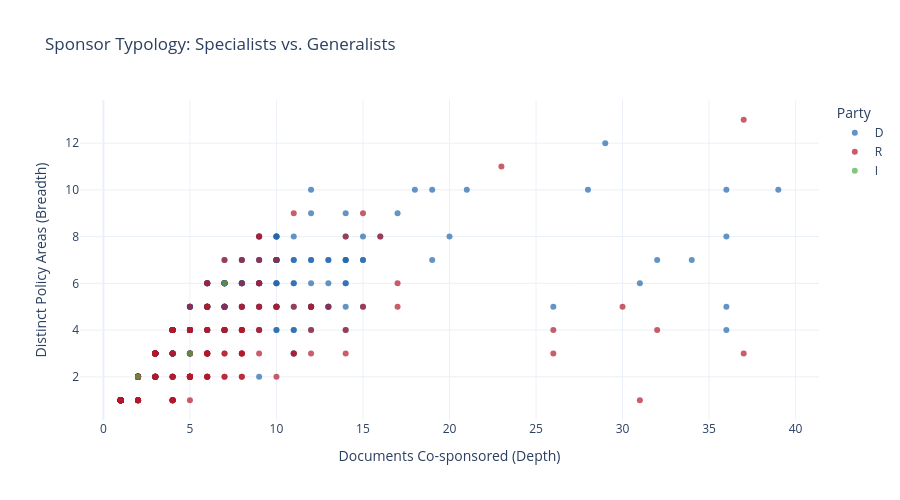

The code cell stored with this chart in its notebook:
### Markdown cell above
## 1.2 Policy Breadth vs. Depth

For each cosponsor, count:
- **Breadth**: number of distinct policy areas they cosponsor in
- **Depth**: total number of documents they cosponsor

Sponsors in the upper-right are **generalist high-volume** actors. Lower-right are **specialist high-volume** (many bills, few areas). Upper-left are **generalist low-volume** (few bills, surprisingly diverse).

### Code cell
# Merge cosponsor records with document policy areas
cosp_with_policy = cosp_df.merge(
    docs_df[["AGORA ID", "Policy_Area"]], on="AGORA ID", how="left"
)

# Breadth and depth per sponsor
breadth_depth = cosp_with_policy.groupby("Cosponsor_BioguideId").agg(
    depth=("AGORA ID", "nunique"),
    breadth=("Policy_Area", "nunique"),
    party=("Cosponsor_Party", "first"),
    state=("Cosponsor_State", "first"),
    name=("Cosponsor_FullName", "first"),
).reset_index()

fig_bd = px.scatter(
    breadth_depth, x="depth", y="breadth",
    color="party",
    color_discrete_map={"D": "#2166ac", "R": "#b2182b", "I": "#4daf4a"},
    hover_data=["name", "state"],
    labels={"depth": "Documents Co-sponsored (Depth)",
            "breadth": "Distinct Policy Areas (Breadth)",
            "party": "Party"},
    title="Sponsor Typology: Specialists vs. Generalists",
    opacity=0.7,
)
fig_bd.update_layout(template="plotly_white", height=500)
fig_bd.show()

# Tag the extremes
top_generalists = breadth_depth.nlargest(10, "breadth")
top_specialists = breadth_depth[breadth_depth["breadth"] <= 2].nlargest(10, "depth")
print("Top 10 Generalists (most policy areas):")
print(top_generalists[["name", "party", "state", "depth", "breadth"]].to_string(index=False))
print("\nTop 10 Specialists (≤2 areas, most bills):")
print(top_specialists[["name", "party", "state", "depth", "breadth"]].to_string(index=False))

### Figure 1 — Plotly figure (JSON) as saved in the notebook; plotly's stock layout.template omitted (floating-point values rounded to 4 significant figures; data arrays with more than 128 entries replaced by an {"elided": "..."} marker saying what was removed)
{"data": [{"customdata": {"elided": "285x2 str values"}, "hovertemplate": "Party=D<br>Documents Co-sponsored (Depth)=%{x}<br>Distinct Policy Areas (Breadth)=%{y}<br>name=%{customdata[0]}<br>state=%{customdata[1]}<extra></extra>", "legendgroup": "D", "marker": {"color": "#2166ac", "opacity": 0.7, "symbol": "circle"}, "mode": "markers", "name": "D", "orientation": "v", "showlegend": true, "type": "scatter", "x": {"elided": "285 int values"}, "xaxis": "x", "y": {"elided": "285 int values"}, "yaxis": "y"}, {"customdata": {"elided": "233x2 str values"}, "hovertemplate": "Party=R<br>Documents Co-sponsored (Depth)=%{x}<br>Distinct Policy Areas (Breadth)=%{y}<br>name=%{customdata[0]}<br>state=%{customdata[1]}<extra></extra>", "legendgroup": "R", "marker": {"color": "#b2182b", "opacity": 0.7, "symbol": "circle"}, "mode": "markers", "name": "R", "orientation": "v", "showlegend": true, "type": "scatter", "x": {"elided": "233 int values"}, "xaxis": "x", "y": {"elided": "233 int values"}, "yaxis": "y"}, {"customdata": [["Sen. King, Angus S., Jr. [I-ME]", "ME"], ["Sen. Sanders, Bernard [I-VT]", "VT"], ["Sen. Sinema, Kyrsten [I-AZ]", "AZ"]], "hovertemplate": "Party=I<br>Documents Co-sponsored (Depth)=%{x}<br>Distinct Policy Areas (Breadth)=%{y}<br>name=%{customdata[0]}<br>state=%{customdata[1]}<extra></extra>", "legendgroup": "I", "marker": {"color": "#4daf4a", "opacity": 0.7, "symbol": "circle"}, "mode": "markers", "name": "I", "orientation": "v", "showlegend": true, "type": "scatter", "x": [7, 5, 2], "xaxis": "x", "y": [6, 3, 2], "yaxis": "y"}], "layout": {"height": 500, "legend": {"title": {"text": "Party"}, "tracegroupgap": 0}, "title": {"text": "Sponsor Typology: Specialists vs. Generalists"}, "xaxis": {"anchor": "y", "domain": [0, 1], "title": {"text": "Documents Co-sponsored (Depth)"}}, "yaxis": {"anchor": "x", "domain": [0, 1], "title": {"text": "Distinct Policy Areas (Breadth)"}}}}
